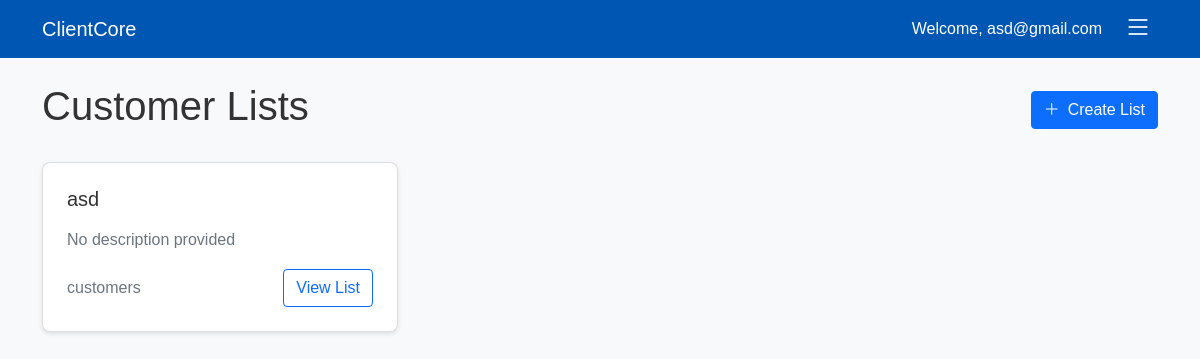
/lists (signed in), run on an earlier commit of the app's database.
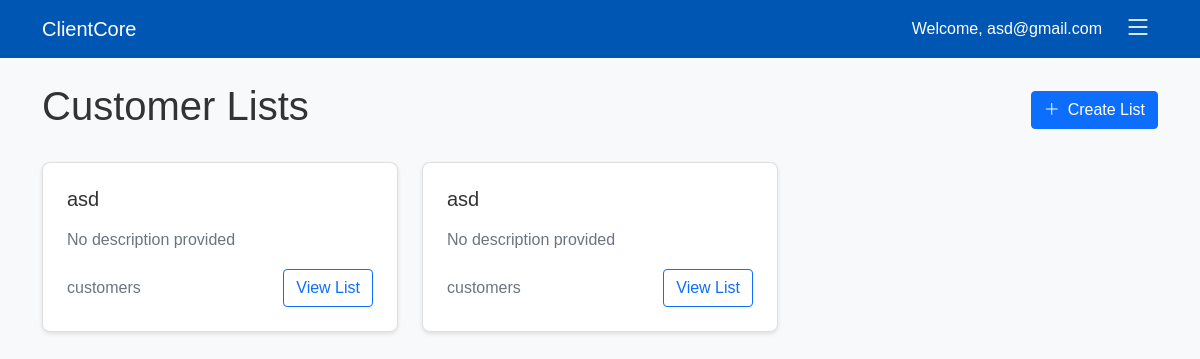
And on a later commit of the database.
### tables this page shows
CREATE TABLE customer_lists
                 (id INTEGER PRIMARY KEY AUTOINCREMENT,
                  name TEXT NOT NULL,
                  user_id INTEGER,
                  created_at TIMESTAMP DEFAULT CURRENT_TIMESTAMP,
                  FOREIGN KEY (user_id) REFERENCES users (id));

### app.py (the view)
@app.route('/lists')
def lists():
    if 'user_id' not in session:
        return redirect(url_for('login'))
    conn = get_db()
    cursor = conn.cursor()
    cursor.execute('SELECT * FROM customer_lists WHERE user_id = ?', (session['user_id'],))
    lists = cursor.fetchall()
    conn.close()
    return render_template('lists.html', lists=lists)

### app.py (called while the page is built)
def get_db():
    conn = sqlite3.connect('crm.db')
    conn.row_factory = sqlite3.Row
    return conn

### templates/lists.html (shortened to what this page needs)
<!DOCTYPE html>
<html lang="en">
<head>
    <link href="https://cdn.jsdelivr.net/npm/bootstrap@5.1.3/dist/css/bootstrap.min.css" rel="stylesheet">
    <link href="https://cdn.jsdelivr.net/npm/bootstrap-icons@1.7.2/font/bootstrap-icons.css" rel="stylesheet">
</head>
<body>
    <nav class="navbar navbar-expand-lg navbar-dark">
        <div class="container">
            <a class="navbar-brand" href="{{ url_for('index') }}">ClientCore</a>
            <div class="d-flex align-items-center">
                <span class="text-white me-3">Welcome, {{ session.email }}</span>
                <div class="dropdown">
                    <button class="menu-button" type="button" id="dropdownMenuButton" data-bs-toggle="dropdown" aria-expanded="false">
                        <i class="bi bi-list"></i>
                    </button>
                </div>
            </div>
        </div>
    </nav>
    <div class="container py-4">
        <div class="d-flex justify-content-between align-items-center mb-4">
            <h1>Customer Lists</h1>
            <a href="{{ url_for('add_list') }}" class="btn btn-primary">
                <i class="bi bi-plus-lg me-2"></i>Create List
            </a>
        </div>
        <div class="row">
            {% for list in lists %}
            <div class="col-md-6 col-lg-4 mb-4">
                <div class="list-card card h-100">
                    <div class="card-body">
                        <h5 class="card-title">{{ list.name }}</h5>
                        <p class="card-text">{{ list.description or 'No description provided' }}</p>
                        <div class="d-flex justify-content-between align-items-center">
                            <span class="text-muted">{{ list.customer_count }} customers</span>
                           <a href="{{ url_for('view_list', list_id=list.id) }}" class="btn btn-outline-primary" title="View List">View List
                            </a>
                        </div>
                    </div>
                </div>
            </div>
            {% endfor %}
        </div>
    </div>
</body>
</html>

What changed in the data, as far as the page shows it:
added customer_lists: name "asd", description "No description provided"
